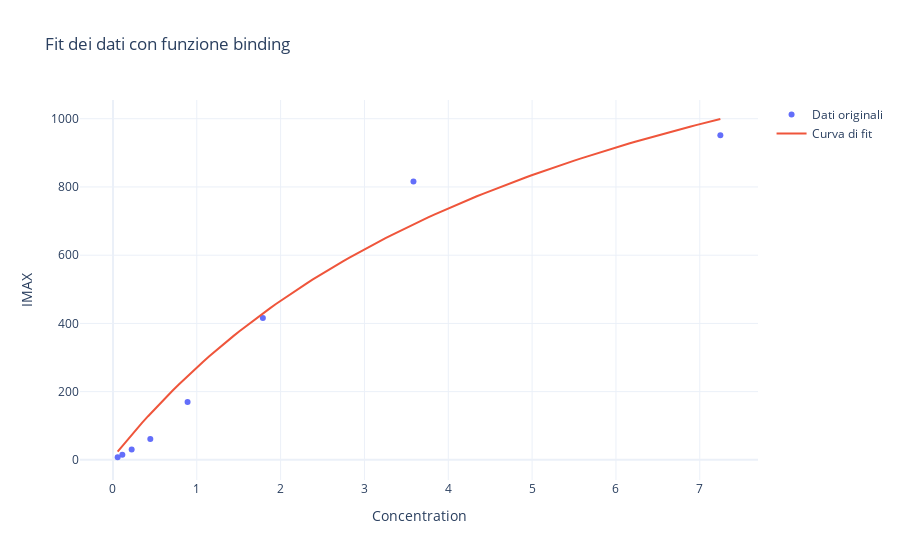

The cell this chart's notebook holds for it:
### Code cell
# Rimuovere l'ultimo valore da concentration e IMAX_values
P = C_f_reale[:-1]
y = IMAX_values[:-1]

# Esegui il fit con curve_fit
initial_params = [max(y), 2, np.median(P)]  # Δη = max(y), n = 1, KD = valore mediano di P
popt, pcov = curve_fit(funzione_binding, P, y, p0=initial_params)

# Parametri ottimizzati
Δη_fit, n_fit, KD_fit = popt
# Calcola gli errori sui parametri del fit
errors = np.sqrt(np.diag(pcov))
error_Δη, error_n, error_KD = errors

# Stampa gli errori
print(f"Δη: {Δη_fit:.2e} ± {error_Δη:.2e}")
print(f"n: {n_fit:.2e} ± {error_n:.2e}")
print(f"KD: {KD_fit:.2e} ± {error_KD:.2e}")

# Crea un array di valori per P per il grafico del fit
P_fit = np.linspace(min(P), max(P), 100)
y_fit = funzione_binding(P_fit, Δη_fit, n_fit, KD_fit)

# Crea il grafico con Plotly
fig = go.Figure()
fig.add_trace(go.Scatter(x=P, y=y, mode='markers', name='Dati originali'))
fig.add_trace(go.Scatter(x=P_fit, y=y_fit, mode='lines', name='Curva di fit'))
fig.update_layout(
    title='Fit dei dati con funzione binding',
    xaxis_title='Concentration',
    yaxis_title='IMAX',
    template='plotly_white'
)
fig.show()

# Crea un DataFrame Pandas con i risultati del fit
fit_results_df = pd.DataFrame({
    'Parameter': ['Δη', 'n', 'KD'],
    'Value': [Δη_fit, n_fit, KD_fit]
})
print(fit_results_df)

### Figure 1 — Plotly figure (JSON) as saved in the notebook; plotly's stock layout.template omitted (floating-point values rounded to 4 significant figures)
{"data": [{"mode": "markers", "name": "Dati originali", "type": "scatter", "x": [7.245, 3.585, 1.788, 0.89, 0.4456, 0.2231, 0.1119, 0.05588], "y": [951.9, 816.0, 416.0, 169.7, 61.04, 30.64, 14.9, 7.69]}, {"mode": "lines", "name": "Curva di fit", "type": "scatter", "x": [0.05588, 0.1285, 0.2011, 0.2738, 0.3464, 0.419, 0.4916, 0.5642, 0.6369, 0.7095, 0.7821, 0.8547, 0.9273, 1.0, 1.073, 1.145, 1.218, 1.29, 1.363, 1.436, 1.508, 1.581, 1.654, 1.726, 1.799, 1.871, 1.944, 2.017, 2.089, 2.162, 2.235, 2.307, 2.38, 2.452, 2.525, 2.598, 2.67, 2.743, 2.816, 2.888, 2.961, 3.033, 3.106, 3.179, 3.251, 3.324, 3.396, 3.469, 3.542, 3.614, 3.687, 3.76, 3.832, 3.905, 3.977, 4.05, 4.123, 4.195, 4.268, 4.341, 4.413, 4.486, 4.558, 4.631, 4.704, 4.776, 4.849, 4.922, 4.994, 5.067, 5.139, 5.212, 5.285, 5.357, 5.43, 5.503, 5.575, 5.648, 5.72, 5.793, 5.866, 5.938, 6.011, 6.084, 6.156, 6.229, 6.301, 6.374, 6.447, 6.519, 6.592, 6.664, 6.737, 6.81, 6.882, 6.955, 7.028, 7.1, 7.173, 7.245], "y": [24.24, 46.02, 67.27, 88.01, 108.2, 128.0, 147.3, 166.2, 184.6, 202.6, 220.2, 237.5, 254.3, 270.8, 287.0, 302.8, 318.2, 333.4, 348.2, 362.8, 377.0, 391.0, 404.7, 418.1, 431.3, 444.2, 456.8, 469.3, 481.5, 493.5, 505.2, 516.8, 528.1, 539.3, 550.2, 561.0, 571.5, 581.9, 592.1, 602.2, 612.1, 621.8, 631.3, 640.7, 650.0, 659.0, 668.0, 676.8, 685.5, 694.0, 702.4, 710.7, 718.9, 726.9, 734.8, 742.6, 750.3, 757.8, 765.3, 772.6, 779.9, 787.0, 794.1, 801.0, 807.8, 814.6, 821.3, 827.8, 834.3, 840.7, 847.0, 853.2, 859.4, 865.4, 871.4, 877.3, 883.1, 888.9, 894.6, 900.2, 905.7, 911.2, 916.6, 921.9, 927.2, 932.4, 937.6, 942.6, 947.7, 952.6, 957.5, 962.4, 967.2, 971.9, 976.6, 981.2, 985.8, 990.3, 994.8, 999.2]}], "layout": {"title": {"text": "Fit dei dati con funzione binding"}, "xaxis": {"title": {"text": "Concentration"}}, "yaxis": {"title": {"text": "IMAX"}}}}
